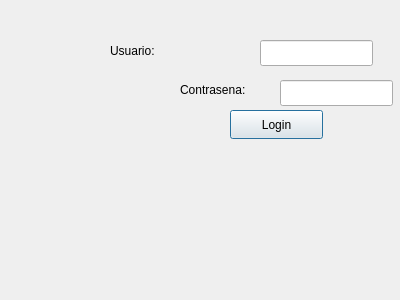
<?xml version="1.0" encoding="UTF-8"?>
<ui version="4.0">
 <class>Login</class>
 <widget class="QDialog" name="Login">
  <property name="geometry">
   <rect>
    <x>0</x>
    <y>0</y>
    <width>400</width>
    <height>300</height>
   </rect>
  </property>
  <property name="windowTitle">
   <string>Dialog</string>
  </property>
  <widget class="QLabel" name="label">
   <property name="geometry">
    <rect>
     <x>110</x>
     <y>40</y>
     <width>91</width>
     <height>21</height>
    </rect>
   </property>
   <property name="styleSheet">
    <string notr="true">font: 12pt &quot;Arial&quot;;</string>
   </property>
   <property name="text">
    <string>Usuario:</string>
   </property>
  </widget>
  <widget class="QLabel" name="label_2">
   <property name="geometry">
    <rect>
     <x>180</x>
     <y>80</y>
     <width>91</width>
     <height>20</height>
    </rect>
   </property>
   <property name="text">
    <string>Contrasena:</string>
   </property>
  </widget>
  <widget class="QPushButton" name="btnLogin">
   <property name="geometry">
    <rect>
     <x>230</x>
     <y>110</y>
     <width>93</width>
     <height>29</height>
    </rect>
   </property>
   <property name="text">
    <string>Login</string>
   </property>
  </widget>
  <widget class="QLineEdit" name="txtUser">
   <property name="geometry">
    <rect>
     <x>260</x>
     <y>40</y>
     <width>113</width>
     <height>26</height>
    </rect>
   </property>
  </widget>
  <widget class="QLineEdit" name="txtPass">
   <property name="geometry">
    <rect>
     <x>280</x>
     <y>80</y>
     <width>113</width>
     <height>26</height>
    </rect>
   </property>
  </widget>
 </widget>
 <resources/>
 <connections/>
</ui>
